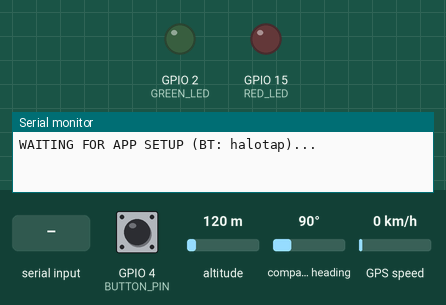
The sketch below on a simulated ESP32. Shown: output pins drawn as LEDs (lit = HIGH), the last lines printed to the serial monitor. The test bench sets the inputs (shaded band); at power-on: GPIO 4 (BUTTON_PIN) HIGH, altitude 120 m, compass heading 90°, GPS speed 0 km/h. EEPROM starts erased; the GPS gets a fix after 3 s at 37.7749, -122.4194 with 8 satellites; nothing arrives over Bluetooth unless stated; the modem accepts every AT command (registered, SIM ready, sends succeed) and sends nothing else.

Above: at 5.7 s.
5.8 s: "*#" received over the second serial link
At 6.6 s:
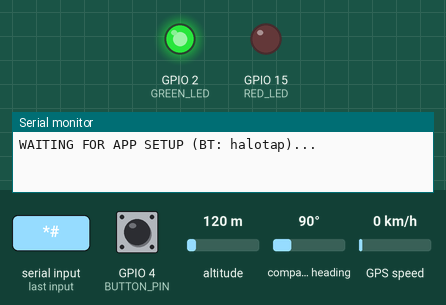
8.3 s: GPIO 4 (BUTTON_PIN) pulled LOW for 3.2 s
At 10.9 s:
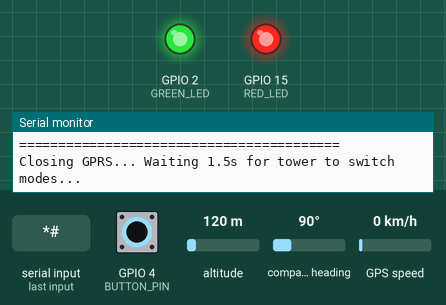
At 42.4 s:
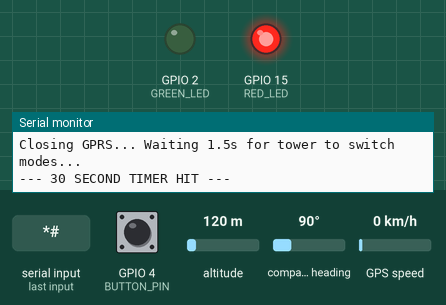
Timing chart, 0 to 43.6 s (numbered marks = the images above; inputs shaded):
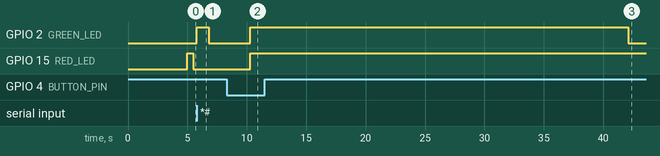

The sketch:

halotap_esp32.ino
```cpp
#include <HardwareSerial.h>
#include <TinyGPS++.h>
#include <BluetoothSerial.h>
#include <EEPROM.h>

// --- Objects ---
BluetoothSerial SerialBT;
HardwareSerial sim800(2);
HardwareSerial gpsSerial(1);
TinyGPSPlus gps;

// --- Pin Definitions ---
#define BUTTON_PIN 4
#define GREEN_LED 2
#define RED_LED 15

// --- Global Data ---
String parentName = "";
String childName = "";
String phone = "";
const String APN = "airtelgprs.com";
const String FIREBASE_URL_BASE = "https://halo-tap-default-rtdb.asia-southeast1.firebasedatabase.app/HaloTap/Locations";

// --- Timers & States ---
unsigned long lastFirebaseUpdate = 0;
const long firebaseInterval = 30000;
int locationIndex = 0;
unsigned long lastStatusCheck = 0;
unsigned long disconnectTimer = 0;

bool isSetupDone = false;
bool callIsActive = false;
unsigned long lastCallActivity = 0;
bool showingDisconnect = false;
String incomingMsg = "";

// --- Button Variables ---
unsigned long buttonPressStartTime = 0;
bool emergencyCallTriggered = false;

// --- Strict Phone Cleaner ---
String sanitizePhone(String input) {
  String clean = "";
  for (int i = 0; i < input.length(); i++) {
    if (isDigit(input[i]) || input[i] == '+') clean += input[i];
  }
  return clean;
}

// --- EEPROM Helpers ---
void writeStringToEEPROM(int addr, String str) {
  byte len = str.length();
  EEPROM.write(addr, len);
  for (int i = 0; i < len; i++) EEPROM.write(addr + 1 + i, str[i]);
}

String readStringFromEEPROM(int addr) {
  int len = EEPROM.read(addr);
  if (len <= 0 || len > 50) return "";
  char data[len + 1];
  for (int i = 0; i < len; i++) data[i] = EEPROM.read(addr + 1 + i);
  data[len] = '\0';
  return String(data);
}

void setup() {
  Serial.begin(115200);
  EEPROM.begin(512);

  sim800.begin(9600, SERIAL_8N1, 26, 27);
  gpsSerial.begin(9600, SERIAL_8N1, 16, 17);

  pinMode(BUTTON_PIN, INPUT_PULLUP);
  pinMode(GREEN_LED, OUTPUT);
  pinMode(RED_LED, OUTPUT);

  digitalWrite(GREEN_LED, LOW);
  digitalWrite(RED_LED, LOW);

  // --- FACTORY RESET OVERRIDE ---
  if (digitalRead(BUTTON_PIN) == LOW) {
    Serial.println("FACTORY RESET DETECTED! Wiping Memory...");
    for (int i = 0; i < 512; i++) EEPROM.write(i, 0);
    EEPROM.commit();
    digitalWrite(RED_LED, HIGH);
    delay(2000);
  }

  SerialBT.begin("halotap");
  SerialBT.setTimeout(50);

  // Load and sanitize stored data
  phone = readStringFromEEPROM(100);
  phone = sanitizePhone(phone);

  if (phone.length() >= 8) {
    isSetupDone = true;
    parentName = readStringFromEEPROM(0);
    childName = readStringFromEEPROM(50);
    Serial.println("Stored Config Found! Phone: " + phone);

    // Shut down BT to save battery
    SerialBT.end();
    Serial.println("Bluetooth Antenna Disabled (Power Saving Mode Active)");
  } else {
    Serial.println("WAITING FOR APP SETUP (BT: halotap)...");
  }

  sim800.println("AT");
  delay(500);
  sim800.println("AT+CLIP=1");
  delay(500);
  sim800.println("AT+ATS0=1"); // Hardware Auto-Answer
  delay(500);

  sim800.println("AT+SAPBR=3,1,\"Contype\",\"GPRS\"");
  delay(500);
  sim800.println("AT+SAPBR=3,1,\"APN\",\"" + APN + "\"");
  delay(500);
  sim800.println("AT+SAPBR=1,1");
  delay(2000);
}

void handleBluetoothSetup() {
  if (SerialBT.available()) {
    String data = SerialBT.readStringUntil('#');

    // --- THE "READ" COMMAND ---
    if (data.startsWith("READ")) {
      String currentData = "*" + parentName + "|" + childName + "|" + phone + "#";
      SerialBT.println(currentData);
      Serial.println("App requested data. Sent to phone: " + currentData);
    }
    // --- THE "WRITE" COMMAND ---
    else if (data.startsWith("*")) {
      data.remove(0, 1);
      int p1 = data.indexOf('|');
      int p2 = data.indexOf('|', p1 + 1);

      parentName = data.substring(0, p1);
      childName = data.substring(p1 + 1, p2);

      String rawPhone = data.substring(p2 + 1);
      phone = sanitizePhone(rawPhone);

      writeStringToEEPROM(0, parentName);
      writeStringToEEPROM(50, childName);
      writeStringToEEPROM(100, phone);
      EEPROM.commit();

      isSetupDone = true;
      digitalWrite(RED_LED, LOW);
      digitalWrite(GREEN_LED, HIGH);

      SerialBT.println("SETUP_SUCCESS");
      delay(1000);
      SerialBT.end();

      digitalWrite(GREEN_LED, LOW);
      Serial.println("Setup Completed! Bluetooth Disabled. Phone saved as: " + phone);
    }
  }
}

// --- FLAWLESS NON-BLOCKING 2-SECOND SOS BUTTON ---
void checkSOSButton() {
  if (digitalRead(BUTTON_PIN) == LOW) {
    if (buttonPressStartTime == 0) {
      buttonPressStartTime = millis();
      Serial.println("SOS Button Pressed. Counting to 2...");
    }
    else if ((millis() - buttonPressStartTime > 2000) && !callIsActive && !emergencyCallTriggered) {
      Serial.println("\n!!! 2 SECONDS REACHED. TRIGGERING CALL !!!");
      emergencyCallTriggered = true;
      buttonPressStartTime = millis() + 5000;
    }
  } else {
    if (buttonPressStartTime != 0 && millis() > buttonPressStartTime && !emergencyCallTriggered) {
      buttonPressStartTime = 0;
    }
  }
}

bool smartDelay(unsigned long ms) {
  unsigned long start = millis();
  while (millis() - start < ms) {
    while (gpsSerial.available() > 0) gps.encode(gpsSerial.read());
    checkSOSButton();
    if (emergencyCallTriggered) return false;
    delay(10);
  }
  return true;
}

void pushLocationToFirebase(float lat, float lng) {
  if (!isSetupDone) return;

  Serial.println("\n[FIREBASE] Starting upload process...");

  String fullUrl = FIREBASE_URL_BASE + "/" + String(locationIndex) + ".json";

  // --- THE FIREBASE SERVER TIME FIX ---
  // Tells Google to stamp the entry with their own atomic clock!
  String payload = "{\"lat\":" + String(lat, 6) + ",\"lng\":" + String(lng, 6) + ",\"child\":\"" + childName + "\",\"timestamp\":{\".sv\":\"timestamp\"}}";

  sim800.println("AT+HTTPTERM");
  if (!smartDelay(200)) return;
  sim800.println("AT+HTTPINIT");
  if (!smartDelay(500)) return;
  sim800.println("AT+HTTPSSL=1");
  if (!smartDelay(500)) return;
  sim800.println("AT+HTTPPARA=\"CID\",1");
  if (!smartDelay(300)) return;
  sim800.println("AT+HTTPPARA=\"URL\",\"" + fullUrl + "\"");
  if (!smartDelay(300)) return;
  sim800.println("AT+HTTPPARA=\"CONTENT\",\"application/json\"");
  if (!smartDelay(300)) return;
  sim800.println("AT+HTTPPARA=\"USERDATA\",\"X-HTTP-Method-Override: PUT\"");
  if (!smartDelay(300)) return;

  sim800.print("AT+HTTPDATA=");
  sim800.print(payload.length());
  sim800.println(",5000");
  if (!smartDelay(500)) return;
  sim800.println(payload);
  if (!smartDelay(500)) return;

  Serial.println("[FIREBASE] Payload sent. Waiting for Google's response...");
  sim800.println("AT+HTTPACTION=1");

  // --- PRINT THE ACTUAL SERVER RESPONSE ---
  unsigned long waitStart = millis();
  while (millis() - waitStart < 5000) {
    while (sim800.available()) {
      Serial.print((char)sim800.read());
    }
    checkSOSButton();
    if (emergencyCallTriggered) return;
    delay(10);
  }
  Serial.println("[FIREBASE] Upload attempt finished.\n");

  sim800.println("AT+HTTPTERM");

  locationIndex++;
  if (locationIndex >= 10) locationIndex = 0;
}

void loop() {
  if (!isSetupDone) {
    if (millis() % 1000 < 500) digitalWrite(RED_LED, HIGH);
    else digitalWrite(RED_LED, LOW);

    handleBluetoothSetup();
    return;
  }

  if (!callIsActive && !showingDisconnect) digitalWrite(RED_LED, LOW);

  while (gpsSerial.available() > 0) gps.encode(gpsSerial.read());

  checkSOSButton();

  // --- THE SOS DIAL LOGIC WITH CRITICAL DELAYS & DIAGNOSTICS ---
  if (emergencyCallTriggered) {
    digitalWrite(GREEN_LED, HIGH);
    digitalWrite(RED_LED, HIGH);

    Serial.println("\n=========================================");
    Serial.println("       !!! TRIGGERING SOS !!!            ");
    Serial.print("EXACT NUMBER LOADED: [");
    Serial.print(phone);
    Serial.println("]");
    Serial.print("FULL COMMAND SENT:   [ATD");
    Serial.print(phone);
    Serial.println(";]");
    Serial.println("=========================================\n");

    sim800.println("AT+HTTPTERM");
    delay(300);
    sim800.println("AT+SAPBR=0,1");

    // --- THE CRITICAL FIX: LET THE MODEM BREATHE ---
    Serial.println("Closing GPRS... Waiting 1.5s for tower to switch modes...");
    delay(1500);

    while(sim800.available()) sim800.read();

    sim800.println("ATD" + phone + ";");

    callIsActive = true;
    lastCallActivity = millis();
    lastStatusCheck = millis() + 2000;
    emergencyCallTriggered = false;
  }

  // --- FIREBASE 30-SECOND TIMER WITH DIAGNOSTICS ---
  if (!callIsActive && !emergencyCallTriggered && (millis() - lastFirebaseUpdate > firebaseInterval)) {
    Serial.println("\n--- 30 SECOND TIMER HIT ---");
    if (gps.location.isValid()) {
      sim800.println("AT+SAPBR=1,1");
      delay(1000);
      pushLocationToFirebase(gps.location.lat(), gps.location.lng());
    } else {
      Serial.println("[WARNING] Upload skipped: GPS module cannot see satellites right now.");
    }
    lastFirebaseUpdate = millis();
  }

  // Request status every 1 second, but wait only 4s after dial to prevent hanging up
  if (callIsActive && (millis() - lastCallActivity > 4000) && (millis() - lastStatusCheck > 1000)) {
    sim800.println("AT+CLCC");
    lastStatusCheck = millis();
  }

  while (sim800.available()) {
    char c = sim800.read();
    incomingMsg += c;
    if (c == '\n') {

      if (incomingMsg.indexOf("RING") != -1) {
        sim800.println("ATA");
        callIsActive = true;

        // --- THE INCOMING CALL SPEED FIX ---
        // Trick the ESP32 into bypassing the 4-second dialing delay!
        lastCallActivity = millis() - 4000;

        digitalWrite(GREEN_LED, HIGH);
        digitalWrite(RED_LED, HIGH);
      }

      if (incomingMsg.indexOf("+CLCC:") != -1) {
        lastCallActivity = millis();

        // Exact match for Active (Answered) calls only
        if (incomingMsg.indexOf(",0,0,0,0") != -1 || incomingMsg.indexOf(",1,0,0,0") != -1) {
          digitalWrite(GREEN_LED, HIGH);
          digitalWrite(RED_LED, LOW);
        } else {
          digitalWrite(GREEN_LED, HIGH);
          digitalWrite(RED_LED, HIGH);
        }
      }

      if (incomingMsg.indexOf("NO CARRIER") != -1 || incomingMsg.indexOf("BUSY") != -1) {
        callIsActive = false;
        digitalWrite(GREEN_LED, LOW);
        digitalWrite(RED_LED, HIGH);
        showingDisconnect = true;
        disconnectTimer = millis();
      }
      incomingMsg = "";
    }
  }

  if (showingDisconnect && (millis() - disconnectTimer > 2000)) {
    digitalWrite(RED_LED, LOW);
    showingDisconnect = false;
  }

  if (callIsActive && (millis() - lastCallActivity > 30000)) {
    callIsActive = false;
    digitalWrite(GREEN_LED, LOW);
    digitalWrite(RED_LED, HIGH);
    showingDisconnect = true;
    disconnectTimer = millis();
  }
}
```

Measured:
- after the input at 5.8 s, GPIO 2 (GREEN_LED): LOW → HIGH at once, → LOW 1.0 s later; GPIO 15 (RED_LED): stops changing and stays LOW
- after the input at 8.3 s, GPIO 2 (GREEN_LED): LOW → HIGH after 2.0 s, → LOW 31.8 s later; GPIO 15 (RED_LED): LOW → HIGH after 2.0 s
